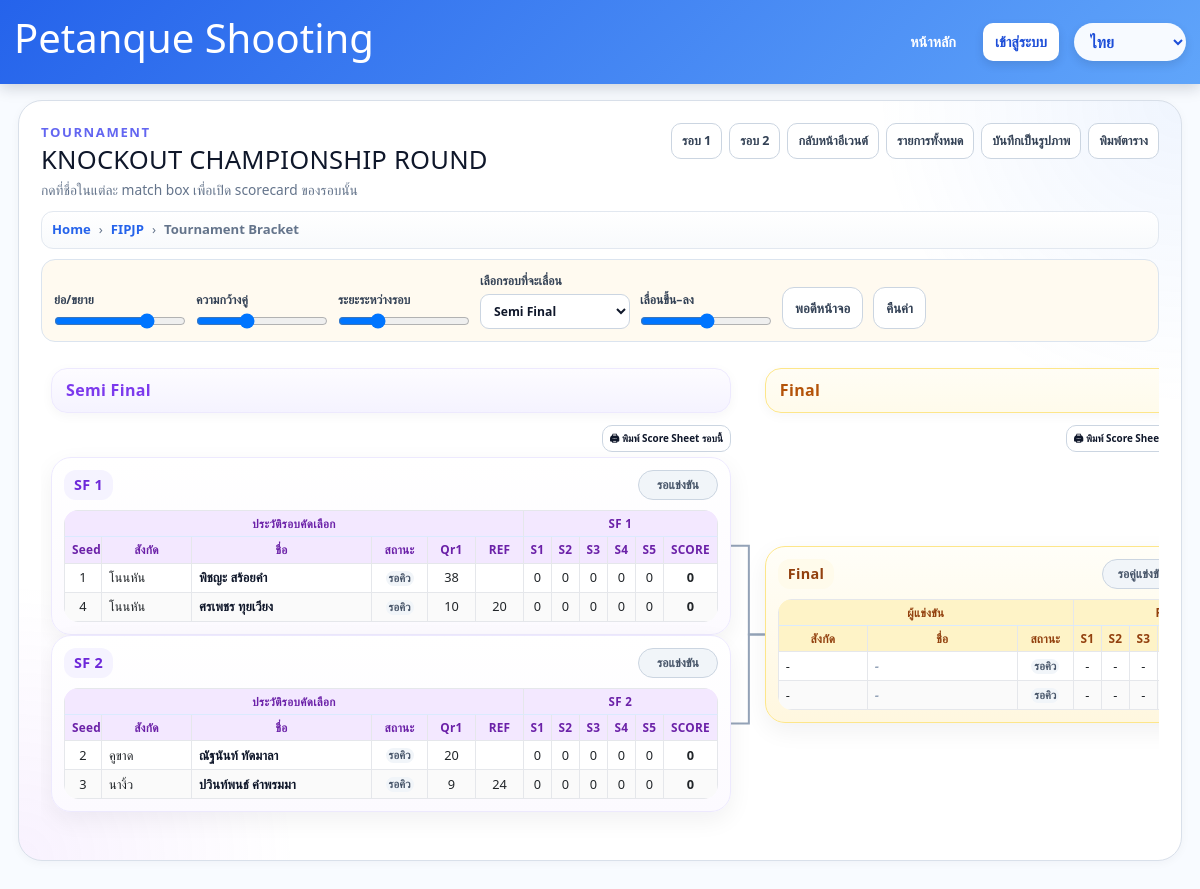
The app's page /events/2/bracket with its own data.
### app.py (models this page shows)
class Event(db.Model):
    id = db.Column(db.Integer, primary_key=True)
    name = db.Column(db.String(255), nullable=False)
    event_group = db.Column(db.String(50), nullable=False)
    category = db.Column(db.String(50), nullable=False)
    competition_date = db.Column(db.Date, nullable=False)
    location = db.Column(db.String(255), nullable=False)
    lane_count = db.Column(db.Integer, nullable=False, default=1)
    direct_qualifiers = db.Column(db.Integer, nullable=False, default=0)
    has_round_two = db.Column(db.Boolean, default=False)
    round_two_cutoff_rank = db.Column(db.Integer, nullable=True)
    next_round_label = db.Column(db.String(50), nullable=False, default="รอบ 8 คน")
    round_two_advancers = db.Column(db.Integer, nullable=False, default=4)
    created_at = db.Column(db.DateTime, default=datetime.utcnow)
    created_by = db.Column(db.Integer, db.ForeignKey("user.id"), nullable=True)
    athletes = db.relationship("Athlete", backref="event", cascade="all, delete-orphan", lazy=True)

class Athlete(db.Model):
    id = db.Column(db.Integer, primary_key=True)
    event_id = db.Column(db.Integer, db.ForeignKey("event.id"), nullable=False)
    bib_no = db.Column(db.String(20), nullable=False)
    name = db.Column(db.String(255), nullable=False)
    affiliation = db.Column(db.String(255), nullable=False)
    start_order = db.Column(db.Integer, nullable=False)
    lane_no = db.Column(db.Integer, nullable=False)
    lane_order = db.Column(db.Integer, nullable=False)
    status = db.Column(db.String(20), nullable=False, default="waiting")
    red_card_count = db.Column(db.Integer, nullable=False, default=0)
    round_two_disabled = db.Column(db.Boolean, nullable=False, default=False)
    round_two_disabled_at = db.Column(db.DateTime, nullable=True)
    round_two_disabled_by = db.Column(db.Integer, db.ForeignKey("user.id"), nullable=True)
    created_at = db.Column(db.DateTime, default=datetime.utcnow)
    entries = db.relationship("ScoreEntry", backref="athlete", cascade="all, delete-orphan", lazy=True)
    signatures = db.relationship("ScoreSignature", backref="athlete", cascade="all, delete-orphan", lazy=True)
    tiebreaks = db.relationship("TieBreakEntry", backref="athlete", cascade="all, delete-orphan", lazy=True)

### app.py (the view)
@app.route("/events/<int:event_id>/bracket")
def bracket(event_id: int):
    event = Event.query.get_or_404(event_id)
    qualifiers = build_combined_qualifiers(event)
    ensure_bracket(event)
    maybe_advance_bracket(event)
    matches = BracketMatch.query.filter_by(event_id=event.id).order_by(BracketMatch.round_name, BracketMatch.match_no).all()
    athlete_map = {a.id: a for a in event.athletes}
    seed_map = {row["athlete"].id: row.get("seed") for row in qualifiers if row.get("athlete") and row.get("seed")}
    grouped = {"R16": [], "QF": [], "SF": [], "F": []}
    for m in matches:
        a = athlete_map.get(m.athlete_a_id)
        b = athlete_map.get(m.athlete_b_id)
        grouped.setdefault(m.round_name, []).append({
            "match": m,
            "a": build_bracket_match_row(event, a, m.round_name, seed_map),
            "b": build_bracket_match_row(event, b, m.round_name, seed_map),
            "winner": athlete_map.get(m.winner_id),
            "round_no": bracket_round_to_scorecard_round(m.round_name, event),
            "status": bracket_match_status(event, m),
        })
    combined_rows = build_combined_qualifiers(event) if event.has_round_two else qualifiers
    start_round = configured_bracket_start_round(event)
    return render_template("bracket.html", event=event, grouped=grouped, combined_rows=combined_rows, start_round=start_round)

### app.py (called while the page is built)
def current_language() -> str:
    lang = session.get("lang", "th")
    return lang if lang in SUPPORTED_LANGS else "th"

@app.context_processor
def inject_language_options():
    lang = current_language()
    return {
        "current_lang": lang,
        "lang_labels": LANG_LABELS,
        "html_lang": "zh-CN" if lang == "zh" else lang,
    }

def event_has_round_of_16(event) -> bool:
    if event.next_round_label == "รอบ 16 คน":
        return True
    return BracketMatch.query.filter_by(event_id=event.id, round_name="R16").first() is not None

def bracket_round_to_scorecard_round(round_name: str, event=None) -> int:
    if round_name == "R16":
        return 3
    if event is not None and event_has_round_of_16(event):
        return {"QF": 4, "SF": 5, "F": 6}[round_name]
    return {"QF": 3, "SF": 4, "F": 5}[round_name]

def _request_cache() -> dict:
    if not has_request_context():
        return {}
    cache = getattr(g, "shooting_request_cache", None)
    if cache is None:
        cache = {}
        g.shooting_request_cache = cache
    return cache

def get_round_signature(athlete_id: int, round_no: int) -> ScoreSignature | None:
    cache = _request_cache()
    signatures = cache.get("signature_by_athlete_round") if has_request_context() else None
    key = (athlete_id, round_no)
    if signatures is not None and key in signatures:
        return signatures[key]
    signature = ScoreSignature.query.filter_by(athlete_id=athlete_id, round_no=round_no).first()
    if has_request_context():
        cache.setdefault("signature_by_athlete_round", {})[key] = signature
    return signature

def athlete_round_status(athlete: Athlete, round_no: int) -> str:
    signature = get_round_signature(athlete.id, round_no)
    if signature and signature.finished_at:
        return "finished"
    if signature and signature.started_at:
        return "active"
    return "waiting"

def ranking_key(item: dict):
    return (
        item["total"],
        item["count_5"],
        item["count_3"],
        item["tiebreak_total"],
    )

def bracket_size(event: Event) -> int:
    label = (event.next_round_label or "")
    if "16" in label:
        return 16
    if "4" in label or "รอง" in label:
        return 4
    return 8

def direct_quota(event: Event) -> int:
    size = bracket_size(event)
    configured = int(event.direct_qualifiers or 0)
    if configured > 0:
        return min(configured, size)
    if event.has_round_two:
        return max(size // 2, 0)
    return size

### templates/bracket.html (shortened to what this page needs)
{% extends 'base.html' %}
{% block content %}
<section id="bracketExportArea" class="card knockout-page">
  <div class="page-top">
    <div class="title-wrap">
      <p class="eyebrow">Tournament</p>
      <h1>KNOCKOUT CHAMPIONSHIP ROUND</h1>
      <p class="subtitle">กดที่ชื่อในแต่ละ match box เพื่อเปิด scorecard ของรอบนั้น</p>
    </div>
    <div class="top-actions responsive-toolbar">
      <a class="btn secondary" href="{{ url_for('event_overview', event_id=event.id, round=1) }}">รอบ 1</a>
      {% if event.has_round_two %}
      <a class="btn secondary" href="{{ url_for('event_overview', event_id=event.id, round=2) }}">รอบ 2</a>
      {% endif %}
      <a class="btn secondary" href="{{ url_for('event_overview', event_id=event.id) }}">กลับหน้าอีเวนต์</a>
      <a class="btn secondary" href="{{ url_for('index') }}">รายการทั้งหมด</a>
      <button type="button" class="btn secondary" data-bracket-download onclick="downloadBracketImage()">บันทึกเป็นรูปภาพ</button>
      <button type="button" class="btn secondary" onclick="window.print()">พิมพ์ตาราง</button>
    </div>
  </div>
  <div class="breadcrumb-bar">
    <a href="{{ url_for('index') }}">Home</a>
    <span>›</span>
    <a href="{{ url_for('event_overview', event_id=event.id) }}">{{ event.name }}</a>
    <span>›</span>
    <strong>Tournament Bracket</strong>
  </div>
  {% macro render_match(item, round_key, title, total_label, show_qual=False, extra_class='') %}
  <div class="match-box {{ extra_class }}" data-bracket-match data-round="{{ round_key }}" data-match-no="{{ item.match.match_no }}">
    <div class="match-head"><div class="match-title">{{ title }}</div><span class="match-status {{ item.status.key }}">{{ item.status.label }}</span></div>
    <div class="table-wrap">
      <table class="match-row {% if not show_qual %}compact-match-row{% endif %}">
        <thead>
          <tr class="group-head">
            {% if show_qual %}<th colspan="6">ประวัติรอบคัดเลือก</th>{% else %}<th colspan="3">ผู้แข่งขัน</th>{% endif %}
            <th colspan="6">{{ title }}</th>
          </tr>
          <tr>
            {% if show_qual %}<th>Seed</th>{% endif %}
            <th>สังกัด</th><th>ชื่อ</th><th>สถานะ</th>
            {% if show_qual %}<th>Qr1</th><th>REF</th>{% endif %}
            <th>S1</th><th>S2</th><th>S3</th><th>S4</th><th>S5</th><th>SCORE</th>
          </tr>
        </thead>
        <tbody>
          {% for row in [item.a, item.b] %}
          <tr
            data-round="{{ round_key }}"
            data-match="{{ item.match.match_no }}"
            data-slot="{% if loop.index == 1 %}a{% else %}b{% endif %}"
            {% if row.athlete %}data-athlete-id="{{ row.athlete.id }}" data-round-no="{{ item.round_no }}" data-scorecard-url="{{ url_for('scorecard', athlete_id=row.athlete.id, round=item.round_no) }}"{% endif %}
            class="{% if item.winner and row.athlete and item.winner.id == row.athlete.id %}winner-row{% endif %}">
            {% if show_qual %}<td class="seed-cell">{{ row.seed }}</td>{% endif %}
            <td class="team-cell">{{ row.team }}</td>
            <td class="player-name name-cell">
              {% if row.athlete %}
                <a class="score-link" href="{{ url_for('scorecard', athlete_id=row.athlete.id, round=item.round_no) }}" onclick="event.stopPropagation();">{{ row.name }}</a>
              {% else %}
                <span class="empty-slot">-</span>
              {% endif %}
            </td>
            <td class="status-cell"><span class="row-status-pill {{ row.status }}">{{ row.status_label }}</span></td>
            {% if show_qual %}
              <td class="r1-cell">{{ row.r1 }}</td>
              <td class="r1r2-cell {% if not row.show_ref_score %}direct-ref-empty{% endif %}">{% if row.show_ref_score %}{{ row.r1r2 }}{% endif %}</td>
            {% endif %}
            {% for sc in row.stations %}
              <td class="station-cell" data-station-index="{{ loop.index0 }}">{{ sc }}</td>
            {% endfor %}
            <td class="total-cell">{{ row.total }}</td>
          </tr>
          {% endfor %}
        </tbody>
      </table>
    </div>
  </div>
  {% endmacro %}
  <div class="bracket-controls-v2" data-bracket-controls data-event="{{ event.id }}">
    <label>ย่อ/ขยาย<input name="scale" type="range" min="0.45" max="1.2" step="0.05" value="1"></label>
    <label>ความกว้างคู่<input name="width" type="range" min="320" max="620" step="10" value="430"></label>
    <label>ระยะระหว่างรอบ<input name="gap" type="range" min="12" max="100" step="4" value="34"></label>
    <label>เลือกรอบที่จะเลื่อน<select name="shift_round">{% if start_round in ['R16','QF','SF'] %}<option value="SF">Semi Final</option>{% endif %}</select></label>
    <label>เลื่อนขึ้น–ลง<input name="shift" type="range" min="-260" max="260" step="8" value="0"></label>
    <button class="btn secondary" type="button" data-bracket-fit>พอดีหน้าจอ</button>
    <button class="btn secondary" type="button" data-bracket-reset>คืนค่า</button>
  </div>
  <div class="bracket-scroll-v2"><div class="bracket-board auto-bracket start-{{ start_round|lower }}">
    {% if start_round in ['R16','QF','SF'] %}
    <div class="round-col sf" data-bracket-round="SF">
      <h2 class="round-title">Semi Final</h2>
      <div class="round-actions"><a class="round-print-btn" href="{{ url_for('scorecards_print_bulk', event_id=event.id, round=5 if start_round == 'R16' else (4 if start_round == 'QF' else 3)) }}" target="_blank">🖨 พิมพ์ Score Sheet รอบนี้</a></div>
      <div class="round-matches">
      {% for item in grouped.get('SF', []) %}
        {{ render_match(item, 'SF', 'SF ' ~ item.match.match_no, 'SF TOTAL', start_round == 'SF', 'sf-pos-' ~ loop.index) }}
      {% else %}
      <p class="muted-box">ยังไม่มีคู่ Semi Final</p>
      {% endfor %}
      </div>
    </div>
    {% endif %}
    <div class="round-col final" data-bracket-round="F">
      <h2 class="round-title">Final</h2>
      <div class="round-actions"><a class="round-print-btn" href="{{ url_for('scorecards_print_bulk', event_id=event.id, round=6 if start_round == 'R16' else (5 if start_round == 'QF' else 4)) }}" target="_blank">🖨 พิมพ์ Score Sheet รอบนี้</a></div>
      <div class="round-matches">
      {% for item in grouped.get('F', []) %}
        {{ render_match(item, 'F', 'Final', 'FINAL TOTAL', False, 'final-pos') }}
      {% else %}
      <p class="muted-box">ยังไม่มีคู่ Final</p>
      {% endfor %}
      </div>
    </div>
  </div></div>
</section>
{% endblock %}

### static/css/style.css (style rules this page uses)
:root { --bg:#f3f6fb;--card:#fff;--line:#d9e0ea;--text:#1f2937;--muted:#6b7280;--accent:#1d4ed8;--soft:#eff6ff }
* { box-sizing:border-box }
body { margin:0;font-family:Arial,Helvetica,sans-serif;background:var(--bg);color:var(--text) }
a { text-decoration:none;color:inherit }
.card { background:var(--card);border:1px solid var(--line);border-radius:16px;padding:18px;margin-bottom:20px;box-shadow:0 2px 10px rgba(15,23,42,.04) }
.btn { border:none;background:var(--accent);color:#fff;padding:10px 14px;border-radius:10px;cursor:pointer;display:inline-block }
.btn.secondary { background:#e5e7eb;color:#111827 }
.table-wrap { width:100%; overflow-x:auto; -webkit-overflow-scrolling:touch; }
.responsive-toolbar, .toolbar { display:flex; gap:10px; flex-wrap:wrap; align-items:center; }
.responsive-toolbar .btn, .toolbar .btn { min-height:42px; }
:root { --sc-table-min-width: 1120px; --sc-left: 120px; --sc-side: 120px; --sc-cell: 44px; --sc-input-w: 34px; --sc-input-h: 28px; --sc-total: 60px; --sc-img-w: 160px; --sc-img-h: 120px; --sc-font: 14px; --sc-pad-y: 3px; --sc-pad-x: 1px; --sc-border: #111827; }
@media (max-width: 1200px) { :root { --sc-table-min-width: 1020px; --sc-left: 78px; --sc-side: 110px; --sc-side2: 90px; --sc-cell: 30px; --sc-input-w: 30px; --sc-input-h: 28px; --sc-total: 52px; --sc-img-w: 120px; --sc-img-h: 90px; --sc-font: 10px; --sc-pad-y: 2px; --sc-pad-x: 1px; } }
.btn, button, .action-btn { min-height: 44px; padding: 10px 14px; font-size: 15px; border-radius: 11px; font-weight: 800; }

### templates/base.html (style rules this page uses)
* { box-sizing: border-box; }
html, body { margin: 0; max-width: 100%; overflow-x: hidden; }
body { background: #f8fbff; color: #0f172a; font-family: system-ui, -apple-system, BlinkMacSystemFont, "Segoe UI", sans-serif; }

### records on screen
Event: name "FIPJP"
Athlete: seed "1", team "โนนหัน", name "พิชญะ สร้อยคำ", status_label "รอคิว", r1 "38", stations "0" "0" "0" "0" "0", total "0"
Athlete: seed "4", team "โนนหัน", name "ศรเพชร ทุยเวียง", status_label "รอคิว", r1 "10", r1r2 "20", stations "0" "0" "0" "0" "0", total "0"
Athlete: seed "2", team "คูขาด", name "ณัฐนันท์ ทัดมาลา", status_label "รอคิว", r1 "20", stations "0" "0" "0" "0" "0", total "0"
Athlete: seed "3", team "นางิ้ว", name "ปวินท์พนธ์ คำพรมมา", status_label "รอคิว", r1 "9", r1r2 "24", stations "0" "0" "0" "0" "0", total "0"

### other values on screen
{{ title }} "SF 1" "SF 2" "Final"
{{ item.status.label }} "รอแข่งขัน" "รอแข่งขัน"
{{ title }} "SF 1" "SF 2"
{{ row.team }} "-" "-"
{{ row.status_label }} "รอคิว" "รอคิว"
{{ sc }} "-" "-" "-" "-" "-" "-"
form field value "ไทย"
